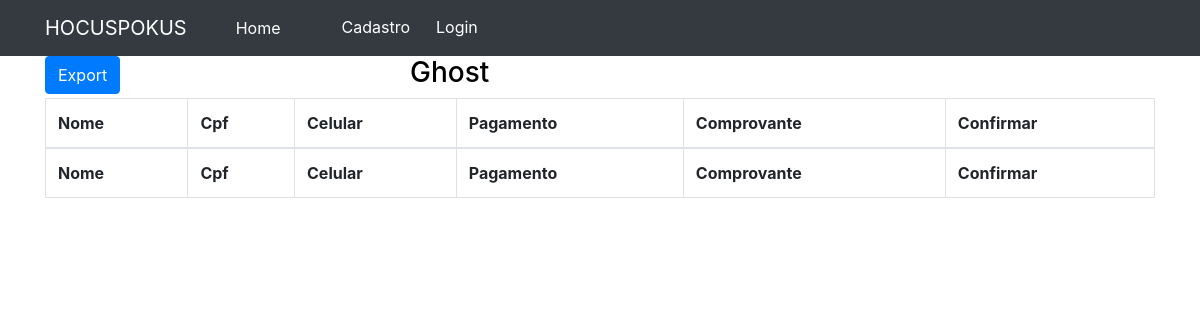
The app's page /lista, older data.
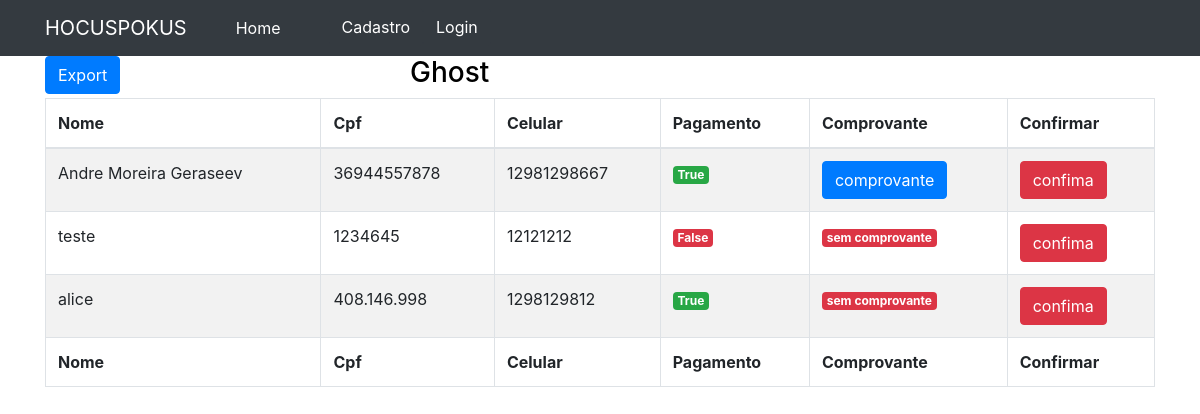
The same page, newer data.
### show/models.py (models this page shows, shortened)
class Show(models.Model):
    titulo_show = models.CharField(max_length=100)
    descricao_show = models.CharField(max_length=300)
    horario_do_show = models.CharField(max_length=100, null=True)
    data_do_show = models.DateField(null=True)
    lista_pix = models.ManyToManyField(Usuario)
    lista_reserva_sr = models.ManyToManyField(NomeLista, related_name="show")

class NomeLista(models.Model):
    nome = models.CharField(max_length=100)
    cpf = models.CharField(max_length=300)
    celular = models.CharField(max_length=300)
    pagamento = models.BooleanField(default=False)
    comprovante = models.ImageField(upload_to='static/comprovantes', blank=True)
    def __str__(self):
        return self.nome

### show/views.py (the view)
# urls.py: path('lista', lista, name='lista'),
def lista(request, id=1):
    if request.method == 'POST':
        id = request.POST['id']
        show = request.POST['show']
        cofirmapagamento = NomeLista.objects.filter(id=id)
        cofirmapagamento.update(
            pagamento=True)
        print(show)
        return redirect('lista/'+show)
    else:
        banner = Banner.objects.filter(publicada=True)
        show = Show.objects.filter(id=id)
        dados = {'banners': banner,
                 'show': show
        }
        return render(request, 'lista.html', dados)

### templates/lista.html (shortened to what this page needs)
{% extends 'base.html' %}
{% load static %}
{% block content %}
<body>
<link rel="stylesheet" href="https://cdn.jsdelivr.net/npm/bootstrap@4.6.2/dist/css/bootstrap.min.css">
<link rel="stylesheet" href="https://cdn.datatables.net/1.10.2/css/jquery.dataTables.min.css">
{% for nome_na_lista in show %}
<div class="container">
<div class="row header" style="text-align:center;color:black">
<div class="col-md-4 text-left"> <button id="export" class="btn btn-primary">Export</button> </div>
<h3>{{ nome_na_lista.titulo_show }}</h3>
</div>
<table id="example" class="table table-striped table-bordered" style="width:100%">
        <thead>
            <tr>
                <th>Nome</th>
                <th>Cpf</th>
                <th>Celular</th>
                <th>Pagamento</th>
                <th>Comprovante</th>
                <th>Confirmar</th>
            </tr>
        </thead>
        <tbody>
            {% for area in nome_na_lista.lista_reserva_sr.all %}
                                    <tr>
                                        <td>{{ area }}</td>
                                        <td>{{ area.cpf }}</td>
                                        <td>{{ area.celular }}</td>
                                        {% if area.pagamento %}
                                        <td><label class="badge badge-success">{{ area.pagamento }}</label></td>
                                        {% else %}
                                        <td><label class="badge badge-danger">{{ area.pagamento }}</label></td>
                                        {% endif %}
                                        {% if area.comprovante %}
                                        <td><a href="{% url 'comprovante' %}/{{ area.id }}"> <button class="btn btn-primary"> comprovante </button>  </a></td>
                                        {% else %}
                                        <td> <label class="badge badge-danger"  > sem comprovante </label></td>
                                        {% endif %}
                                        <form action="{% url 'lista' %}" method="POST" >
                                        <td> <button class="btn btn-danger" type="submit"> confima</button></td>
                                            </form>
                                    </tr>
            {% endfor %}
        </tbody>
        <tfoot>
            <tr>
                <th>Nome</th>
                <th>Cpf</th>
                <th>Celular</th>
                <th>Pagamento</th>
                <th>Comprovante</th>
                <th>Confirmar</th>
            </tr>
        </tfoot>
    </table>
    </div>
{% endfor %}
{% endblock %}

### templates/base.html (shortened to what this page needs)
<!DOCTYPE html>
{% load static %}
<html lang="en">
<head>
<link rel="stylesheet" href="https://cdn.jsdelivr.net/npm/bootstrap@4.6.2/dist/css/bootstrap.min.css">
</head>
<body>
<nav class="navbar navbar-expand-lg navbar-dark bg-dark">
  <div class="container">
  <a class="navbar-brand" href="#">HOCUSPOKUS</a>
  <div class="collapse navbar-collapse row" id="navbarSupportedContent">
    <ul class="navbar-nav mr-auto ">
      <li class="nav-item active ">
        <a class="nav-link align-items-center px-md-5" href="http://127.0.0.1:8000/">Home <span class="sr-only">(current)</span></a>
      </li>
        {% if user.is_authenticated %}
        <div class="container align-items-center">
        <li class="align-items-center px-3 right"> Ola {{ user.username }}! Celular {{ request.user.usuario.celular }}</li>
        <li><a class="btn align-items-center btn-dark " href="{% url 'logout' %}">Logout</a></li>
        </div>
      <li class="nav-item right">
       {% else %}
      <li><a class="btn btn-dark" href="{% url 'cadastro' %}">Cadastro</a></li>
      <li><a class="btn btn-dark" href="{% url 'login' %}">Login</a></li>
      {% endif %}
    </ul>
  </div>
  </div>
</nav>
{% block content %} {% endblock %}
</body>
</html>

Row changes from the older to the newer data that the page shows:
changed Show "Ghost": gains NomeLista (nome "Andre Moreira Geraseev", cpf "36944557878", celular "12981298667", pagamento "True"); gains NomeLista (nome "teste", cpf "1234645", celular "12121212", pagamento "False", comprovante "sem comprovante"); gains NomeLista (nome "alice", cpf "408.146.998", celular "1298129812", pagamento "True", comprovante "sem comprovante")
